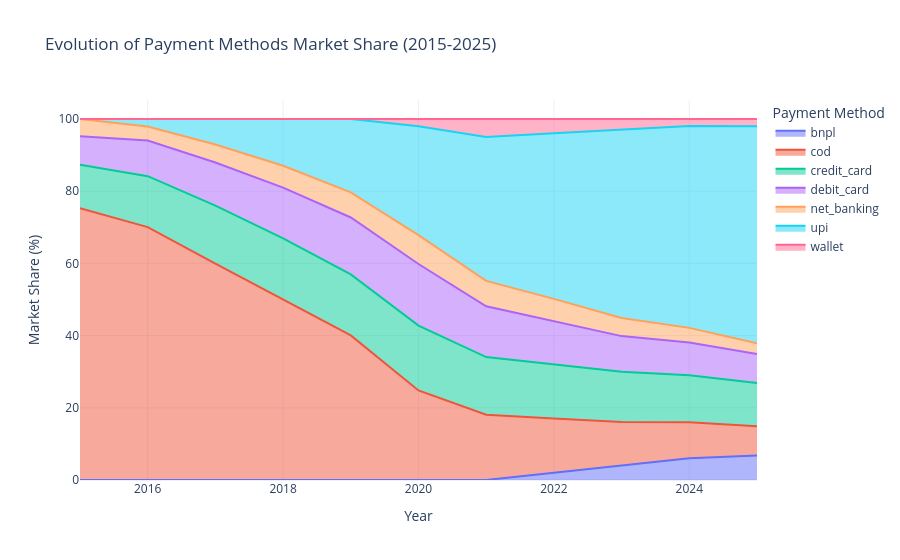

The cell this chart's notebook holds for it:
### Code cell
import pandas as pd
import plotly.express as px

# Aggregate yearly counts of payment methods
payment_yearly = df_clean.groupby(['order_year', 'payment_method_clean'])['transaction_id'].count().reset_index()
payment_yearly.rename(columns={'transaction_id': 'transaction_count'}, inplace=True)

# Pivot to have payment methods as columns
payment_pivot = payment_yearly.pivot(index='order_year', columns='payment_method_clean', values='transaction_count').fillna(0)

# Calculate market share (%) for each payment method per year
payment_market_share = payment_pivot.div(payment_pivot.sum(axis=1), axis=0) * 100
payment_market_share.reset_index(inplace=True)

# Melt for Plotly
payment_melted = payment_market_share.melt(id_vars='order_year', var_name='Payment Method', value_name='Market Share (%)')

# Interactive stacked area chart
fig = px.area(payment_melted,
              x='order_year',
              y='Market Share (%)',
              color='Payment Method',
              hover_name='Payment Method',
              hover_data={'order_year': True, 'Market Share (%)': ':.2f'},
              line_group='Payment Method',
              title='Evolution of Payment Methods Market Share (2015-2025)',
              template='plotly_white')

# Customize layout for readability
fig.update_layout(
    xaxis_title='Year',
    yaxis_title='Market Share (%)',
    legend_title_text='Payment Method',
    hovermode='x unified'
)

fig.show()

### Figure 1 — Plotly figure (JSON) as saved in the notebook; plotly's stock layout.template omitted (floating-point values rounded to 4 significant figures)
{"data": [{"fillpattern": {"shape": ""}, "hovertemplate": "<b>%{hovertext}</b><br><br>Payment Method=bnpl<br>order_year=%{x}<br>Market Share (%)=%{y:.2f}<extra></extra>", "hovertext": ["bnpl", "bnpl", "bnpl", "bnpl", "bnpl", "bnpl", "bnpl", "bnpl", "bnpl", "bnpl", "bnpl"], "legendgroup": "bnpl", "line": {"color": "#636efa"}, "marker": {"symbol": "circle"}, "mode": "lines", "name": "bnpl", "orientation": "v", "showlegend": true, "stackgroup": "1", "type": "scatter", "x": [2015, 2016, 2017, 2018, 2019, 2020, 2021, 2022, 2023, 2024, 2025], "xaxis": "x", "y": [0, 0, 0, 0, 0, 0, 0, 1.996, 4.005, 5.999, 6.803], "yaxis": "y"}, {"fillpattern": {"shape": ""}, "hovertemplate": "<b>%{hovertext}</b><br><br>Payment Method=cod<br>order_year=%{x}<br>Market Share (%)=%{y:.2f}<extra></extra>", "hovertext": ["cod", "cod", "cod", "cod", "cod", "cod", "cod", "cod", "cod", "cod", "cod"], "legendgroup": "cod", "line": {"color": "#EF553B"}, "marker": {"symbol": "circle"}, "mode": "lines", "name": "cod", "orientation": "v", "showlegend": true, "stackgroup": "1", "type": "scatter", "x": [2015, 2016, 2017, 2018, 2019, 2020, 2021, 2022, 2023, 2024, 2025], "xaxis": "x", "y": [75.26, 70.06, 59.95, 49.97, 40.06, 24.8, 18.08, 15.05, 12.08, 10.01, 8.061], "yaxis": "y"}, {"fillpattern": {"shape": ""}, "hovertemplate": "<b>%{hovertext}</b><br><br>Payment Method=credit_card<br>order_year=%{x}<br>Market Share (%)=%{y:.2f}<extra></extra>", "hovertext": ["credit_card", "credit_card", "credit_card", "credit_card", "credit_card", "credit_card", "credit_card", "credit_card", "credit_card", "credit_card", "credit_card"], "legendgroup": "credit_card", "line": {"color": "#00cc96"}, "marker": {"symbol": "circle"}, "mode": "lines", "name": "credit_card", "orientation": "v", "showlegend": true, "stackgroup": "1", "type": "scatter", "x": [2015, 2016, 2017, 2018, 2019, 2020, 2021, 2022, 2023, 2024, 2025], "xaxis": "x", "y": [12.09, 14.1, 16.05, 16.97, 16.91, 17.98, 15.97, 15.02, 13.89, 13.02, 11.98], "yaxis": "y"}, {"fillpattern": {"shape": ""}, "hovertemplate": "<b>%{hovertext}</b><br><br>Payment Method=debit_card<br>order_year=%{x}<br>Market Share (%)=%{y:.2f}<extra></extra>", "hovertext": ["debit_card", "debit_card", "debit_card", "debit_card", "debit_card", "debit_card", "debit_card", "debit_card", "debit_card", "debit_card", "debit_card"], "legendgroup": "debit_card", "line": {"color": "#ab63fa"}, "marker": {"symbol": "circle"}, "mode": "lines", "name": "debit_card", "orientation": "v", "showlegend": true, "stackgroup": "1", "type": "scatter", "x": [2015, 2016, 2017, 2018, 2019, 2020, 2021, 2022, 2023, 2024, 2025], "xaxis": "x", "y": [7.842, 9.878, 11.96, 14.06, 15.75, 17.05, 14.08, 12.02, 9.88, 9.07, 8.048], "yaxis": "y"}, {"fillpattern": {"shape": ""}, "hovertemplate": "<b>%{hovertext}</b><br><br>Payment Method=net_banking<br>order_year=%{x}<br>Market Share (%)=%{y:.2f}<extra></extra>", "hovertext": ["net_banking", "net_banking", "net_banking", "net_banking", "net_banking", "net_banking", "net_banking", "net_banking", "net_banking", "net_banking", "net_banking"], "legendgroup": "net_banking", "line": {"color": "#FFA15A"}, "marker": {"symbol": "circle"}, "mode": "lines", "name": "net_banking", "orientation": "v", "showlegend": true, "stackgroup": "1", "type": "scatter", "x": [2015, 2016, 2017, 2018, 2019, 2020, 2021, 2022, 2023, 2024, 2025], "xaxis": "x", "y": [4.812, 3.9, 4.968, 6.039, 6.941, 8.015, 7.03, 6.083, 5.023, 4.052, 2.948], "yaxis": "y"}, {"fillpattern": {"shape": ""}, "hovertemplate": "<b>%{hovertext}</b><br><br>Payment Method=upi<br>order_year=%{x}<br>Market Share (%)=%{y:.2f}<extra></extra>", "hovertext": ["upi", "upi", "upi", "upi", "upi", "upi", "upi", "upi", "upi", "upi", "upi"], "legendgroup": "upi", "line": {"color": "#19d3f3"}, "marker": {"symbol": "circle"}, "mode": "lines", "name": "upi", "orientation": "v", "showlegend": true, "stackgroup": "1", "type": "scatter", "x": [2015, 2016, 2017, 2018, 2019, 2020, 2021, 2022, 2023, 2024, 2025], "xaxis": "x", "y": [0, 2.062, 7.074, 12.97, 20.34, 30.13, 39.88, 45.88, 52.07, 55.91, 60.16], "yaxis": "y"}, {"fillpattern": {"shape": ""}, "hovertemplate": "<b>%{hovertext}</b><br><br>Payment Method=wallet<br>order_year=%{x}<br>Market Share (%)=%{y:.2f}<extra></extra>", "hovertext": ["wallet", "wallet", "wallet", "wallet", "wallet", "wallet", "wallet", "wallet", "wallet", "wallet", "wallet"], "legendgroup": "wallet", "line": {"color": "#FF6692"}, "marker": {"symbol": "circle"}, "mode": "lines", "name": "wallet", "orientation": "v", "showlegend": true, "stackgroup": "1", "type": "scatter", "x": [2015, 2016, 2017, 2018, 2019, 2020, 2021, 2022, 2023, 2024, 2025], "xaxis": "x", "y": [0, 0, 0, 0, 0, 2.025, 4.954, 3.955, 3.053, 1.941, 1.997], "yaxis": "y"}], "layout": {"hovermode": "x unified", "legend": {"title": {"text": "Payment Method"}, "tracegroupgap": 0}, "title": {"text": "Evolution of Payment Methods Market Share (2015-2025)"}, "xaxis": {"anchor": "y", "domain": [0, 1], "title": {"text": "Year"}}, "yaxis": {"anchor": "x", "domain": [0, 1], "title": {"text": "Market Share (%)"}}}}
